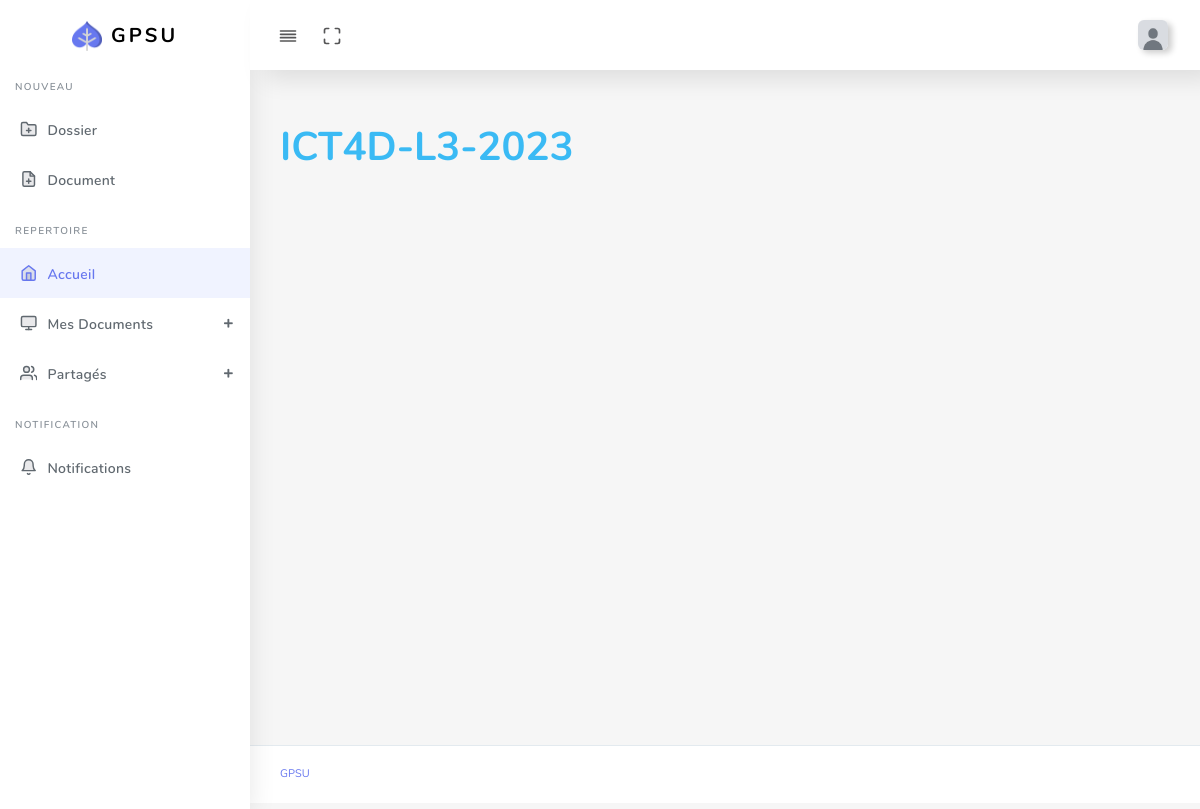
The page / (signed in) on the database as committed earlier.
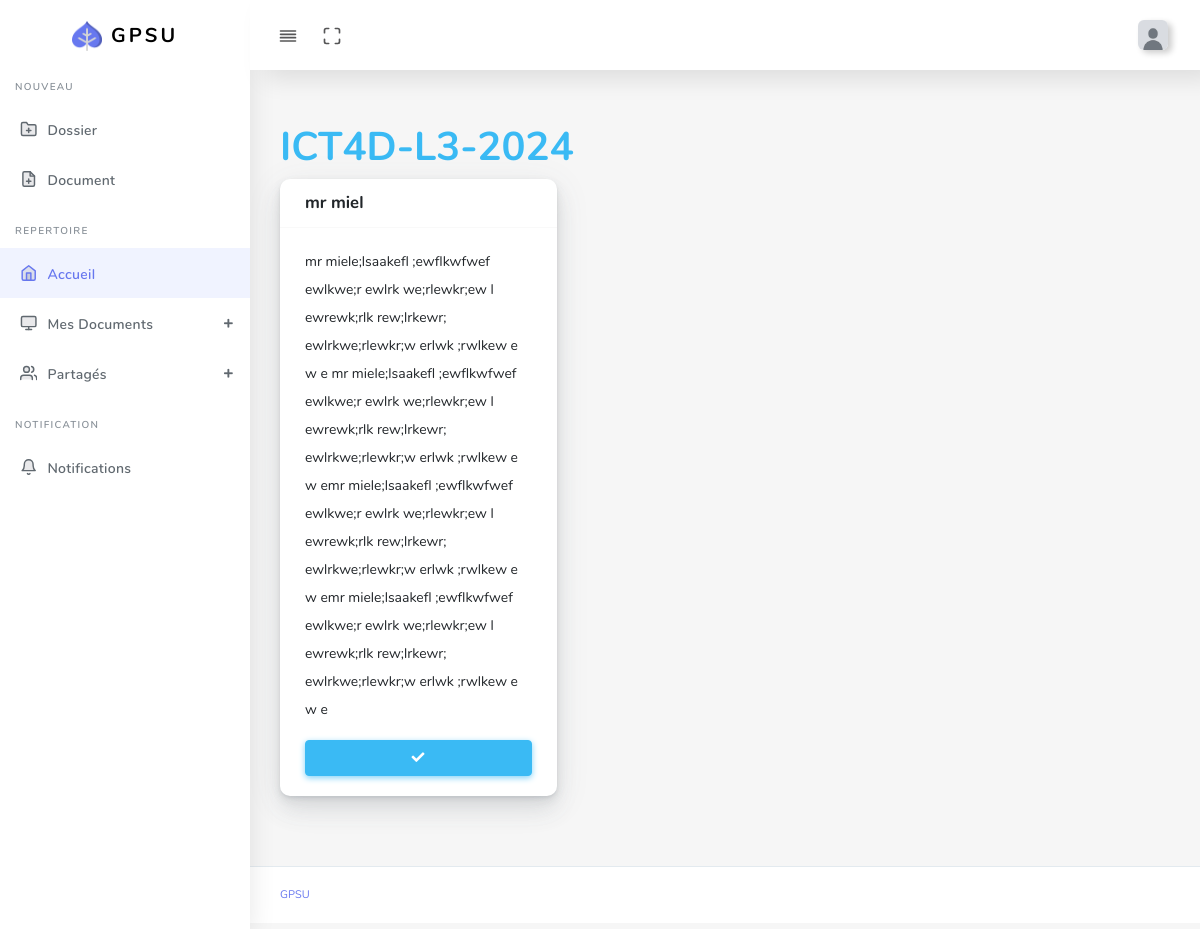
The same page on the database as committed later.
### soutenance/models.py (models this page shows)
class Session(models.Model):
    name = models.CharField(max_length=255)
    year = models.IntegerField()
    level = models.ForeignKey(Level, on_delete=models.CASCADE)
    sector = models.ForeignKey(Sector, on_delete=models.CASCADE)
    max_groupe = models.IntegerField()
    supervisor = models.ManyToManyField(Teacher, related_name='sessions_supervised')
    uid = models.UUIDField(default=uuid.uuid4, editable=True, unique=True)

class Theme(models.Model):
    numero = models.IntegerField()
    name = models.CharField(max_length=255)
    description = models.CharField(max_length=255)
    session = models.ForeignKey(Session, on_delete=models.CASCADE)
    teachers = models.ManyToManyField(Teacher, through='TeacherTheme', through_fields=('theme', 'teacher'))
    class Meta:
        unique_together = ('numero', 'session')

### soutenance/views/views.py (the view)
# urls.py: path('', views.index, name='index'),
@csrf_exempt
@login_required(login_url='login')
def index(request):
    if request.user.is_authenticated:
        student_sessions = StudentSession.objects.filter(student=request.user)
        session_themes = []
        for student_session in student_sessions:
            session = student_session.session
            themes = Theme.objects.filter(session=session)
            has_theme = themes.filter(themestudent__student=request.user).exists()
            themes_to_remove = []
            for theme in themes:
                folder = Folder.objects.get(of_a_theme_id=theme.id)
                count_folder_sharing_from_student = folder.foldersharing_set.filter(is_from_student=True).count()
                if count_folder_sharing_from_student >= 1:
                    themes_to_remove.append(theme)
            for theme_to_remove in themes_to_remove:
                themes = themes.exclude(id=theme_to_remove.id)
            session_themes.append({
                'session': session,
                'themes': themes,
                'has_theme': has_theme,
            })
        user_folders = Folder.objects.filter(user=request.user, parent_folder=None)
        shared_folders = Folder.objects.filter(
            foldersharing__user=request.user.id,
            foldersharing__accepted=True,
        ).distinct()
        user_documents = Document.objects.filter(user=request.user, folder__isnull=True)
        shared_documents = Document.objects.filter(documentsharing__user=request.user.id, documentsharing__accepted=True)
        context = {
            'shared_folders': shared_folders,
            'user_folders': user_folders,
            'user_documents': user_documents,
            'shared_documents': shared_documents,
            'session_themes': session_themes,
        }
        return render(request, 'index.html', context)
    else:
        return render(request, 'index.html')

### templates/index.html (shortened to what this page needs)
{% extends "base.html" %}
{% block template %}
{% for session_theme in session_themes %}
{% if session_theme.has_theme == False %}
<h1 class="text-info">{{ session_theme.session.name }}</h2>
    <div class="row">
        {% for theme in session_theme.themes %}
            <div class="col-12 col-md-4 col-lg-4">
                <div class="card">
                    <div class="card-header">
                        <h4>{{ theme.name }}</h4>
                    </div>
                    <div class="card-body">
                        <p>{{ theme.description }}</p>
                        <a class="btn btn-block btn-info"
                            href="{% url 'student_validate_theme' user_id=request.user.id theme_id=theme.id %}">
                            <i class="fas fa-check"></i>
                        </a>
                    </div>
                </div>
            </div>
        {% endfor %}
    </div>
    {% endif %}
    {% endfor %}
    {% endblock %}

Rows that differ between the two databases and show on the page:
removed Session: session.name "ICT4D-L3-2023"
now on this page (row unchanged): Session: session.name "ICT4D-L3-2024"
now on this page (row unchanged): Theme: name "mr miel", description "mr miele;lsaakefl ;ewflkwfwef ewlkwe;r ewlrk we;rlewkr;ew l ewrewk;rlk rew;lrkewr; ewlrkwe;rlewkr;w erlwk ;rwlkew e w e mr miele;lsaakefl ;ewflkwfwef ewlkwe;r ewlrk we;rlewkr;ew l ewrewk;rlk rew;lrkewr; ewlrkwe;rlewkr;w erlwk ;rwlkew e w emr miele;lsaakefl ;ewflkwfwef ewlkwe;r ewlrk we;rlewkr;ew l ewrewk;rlk rew;lrkewr; ewlrkwe;rlewkr;w erlwk ;rwlkew e w emr miele;lsaakefl ;ewflkwfwef ewlkwe;r ewlrk we;rlewkr;ew l ewrewk;rlk rew;lrkewr; ewlrkwe;rlewkr;w erlwk ;rwlkew e w e"
